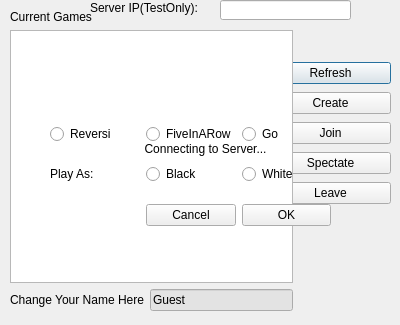
<?xml version="1.0" encoding="UTF-8"?>
<ui version="4.0">
 <class>WaitingRoom</class>
 <widget class="QDialog" name="WaitingRoom">
  <property name="geometry">
   <rect>
    <x>0</x>
    <y>0</y>
    <width>400</width>
    <height>325</height>
   </rect>
  </property>
  <property name="windowTitle">
   <string>Onlline Games</string>
  </property>
  <widget class="QWidget" name="Buttons" native="true">
   <property name="geometry">
    <rect>
     <x>270</x>
     <y>60</y>
     <width>121</width>
     <height>151</height>
    </rect>
   </property>
   <layout class="QVBoxLayout" name="VerticalLayout1">
    <item>
     <widget class="QPushButton" name="Refresh_Button">
      <property name="text">
       <string>Refresh</string>
      </property>
     </widget>
    </item>
    <item>
     <widget class="QPushButton" name="Create_Button">
      <property name="text">
       <string>Create</string>
      </property>
     </widget>
    </item>
    <item>
     <widget class="QPushButton" name="Join_Button">
      <property name="text">
       <string>Join</string>
      </property>
     </widget>
    </item>
    <item>
     <widget class="QPushButton" name="Spectate_Button">
      <property name="text">
       <string>Spectate</string>
      </property>
     </widget>
    </item>
    <item>
     <widget class="QPushButton" name="Leave_Button">
      <property name="text">
       <string>Leave</string>
      </property>
     </widget>
    </item>
   </layout>
  </widget>
  <widget class="QWidget" name="ChooseGame" native="true">
   <property name="geometry">
    <rect>
     <x>50</x>
     <y>110</y>
     <width>281</width>
     <height>131</height>
    </rect>
   </property>
   <layout class="QGridLayout" name="gridLayout">
    <item row="1" column="0">
     <widget class="QLabel" name="Play_As">
      <property name="text">
       <string>Play As:</string>
      </property>
     </widget>
    </item>
    <item row="0" column="1">
     <widget class="QRadioButton" name="fButton">
      <property name="text">
       <string>FiveInARow</string>
      </property>
     </widget>
    </item>
    <item row="0" column="0">
     <widget class="QRadioButton" name="rButton">
      <property name="text">
       <string>Reversi</string>
      </property>
     </widget>
    </item>
    <item row="0" column="2">
     <widget class="QRadioButton" name="gButton">
      <property name="text">
       <string>Go</string>
      </property>
     </widget>
    </item>
    <item row="2" column="2">
     <widget class="QPushButton" name="OK_Button">
      <property name="text">
       <string>OK</string>
      </property>
     </widget>
    </item>
    <item row="1" column="2">
     <widget class="QRadioButton" name="white">
      <property name="text">
       <string>White</string>
      </property>
     </widget>
    </item>
    <item row="1" column="1">
     <widget class="QRadioButton" name="black">
      <property name="text">
       <string>Black</string>
      </property>
     </widget>
    </item>
    <item row="2" column="1">
     <widget class="QPushButton" name="Cancel_Button">
      <property name="text">
       <string>Cancel</string>
      </property>
     </widget>
    </item>
   </layout>
  </widget>
  <widget class="QWidget" name="Display" native="true">
   <property name="geometry">
    <rect>
     <x>10</x>
     <y>10</y>
     <width>283</width>
     <height>301</height>
    </rect>
   </property>
   <layout class="QVBoxLayout" name="VerticalLayout2">
    <item>
     <widget class="QLabel" name="CurrentGames">
      <property name="text">
       <string>Current Games</string>
      </property>
     </widget>
    </item>
    <item>
     <widget class="QListWidget" name="List"/>
    </item>
    <item>
     <layout class="QHBoxLayout" name="horizontalLayout">
      <item>
       <widget class="QLabel" name="ChangeName">
        <property name="text">
         <string>Change Your Name Here</string>
        </property>
       </widget>
      </item>
      <item>
       <widget class="QLineEdit" name="lineEdit">
        <property name="palette">
         <palette>
          <active>
           <colorrole role="Base">
            <brush brushstyle="SolidPattern">
             <color alpha="255">
              <red>227</red>
              <green>227</green>
              <blue>227</blue>
             </color>
            </brush>
           </colorrole>
          </active>
          <inactive>
           <colorrole role="Base">
            <brush brushstyle="SolidPattern">
             <color alpha="255">
              <red>227</red>
              <green>227</green>
              <blue>227</blue>
             </color>
            </brush>
           </colorrole>
          </inactive>
          <disabled>
           <colorrole role="Base">
            <brush brushstyle="SolidPattern">
             <color alpha="255">
              <red>240</red>
              <green>240</green>
              <blue>240</blue>
             </color>
            </brush>
           </colorrole>
          </disabled>
         </palette>
        </property>
        <property name="text">
         <string>Guest</string>
        </property>
       </widget>
      </item>
     </layout>
    </item>
   </layout>
   <zorder>List</zorder>
   <zorder>CurrentGames</zorder>
  </widget>
  <widget class="QLabel" name="label">
   <property name="geometry">
    <rect>
     <x>90</x>
     <y>0</y>
     <width>131</width>
     <height>16</height>
    </rect>
   </property>
   <property name="text">
    <string>Server IP(TestOnly):</string>
   </property>
  </widget>
  <widget class="QLineEdit" name="IP">
   <property name="geometry">
    <rect>
     <x>220</x>
     <y>0</y>
     <width>131</width>
     <height>20</height>
    </rect>
   </property>
  </widget>
  <widget class="QLabel" name="Connecting">
   <property name="geometry">
    <rect>
     <x>0</x>
     <y>49</y>
     <width>411</width>
     <height>200</height>
    </rect>
   </property>
   <property name="styleSheet">
    <string notr="true">font: 20pt &quot;Adobe Arabic&quot;;</string>
   </property>
   <property name="text">
    <string>Connecting to Server...</string>
   </property>
   <property name="alignment">
    <set>Qt::AlignCenter</set>
   </property>
  </widget>
  <zorder>Buttons</zorder>
  <zorder>Display</zorder>
  <zorder>ChooseGame</zorder>
  <zorder>label</zorder>
  <zorder>IP</zorder>
  <zorder>Connecting</zorder>
 </widget>
 <resources/>
 <connections/>
</ui>
